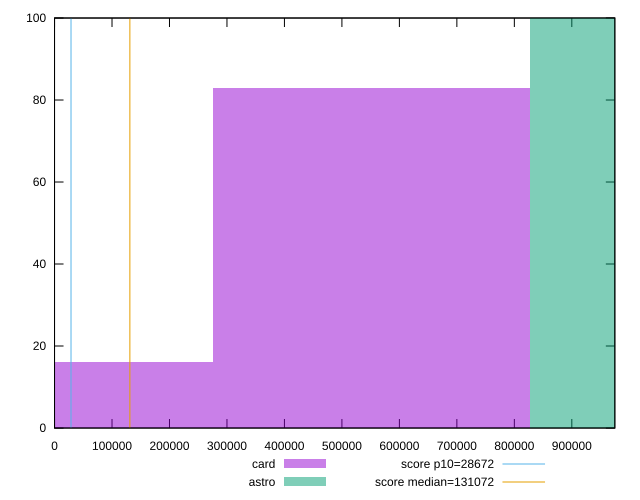

Write the gnuplot code that produced this figure.
reset

$card <<EOF
551314.6016874604 83
0 16
EOF

$astro <<EOF
1102629.2033749209 100
EOF

set key outside below
set boxwidth 551314.6016874604
set xrange [0:974823.4359722222]
set yrange [0:100]
set trange [0:100]
set style fill transparent solid 0.5 noborder

set parametric
set terminal svg size 640, 500 enhanced background rgb 'white'
set output "reports/report_00027_2021-02-24T12-40-31.850Z/uses-long-cache-ttl/comparison/histogram/2_vs_3.svg"

plot $card title "card" with boxes, \
     $astro title "astro" with boxes, \
     28672,t title "score p10=28672", \
     131072,t title "score median=131072"

reset
